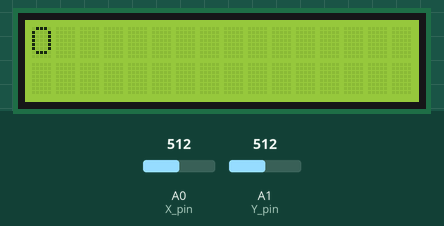
Simulated run of this sketch. Board: Arduino Uno, built with avr-gcc and run on an emulated ATmega328P. On the bench: 16×2 character LCD. Inputs (shaded band) come from the test bench; at power-on: A0 (X_pin) = 512, A1 (Y_pin) = 512.

Above: at 1.2 s.
1.3 s: A0 (X_pin) set to 610
At 2.4 s:
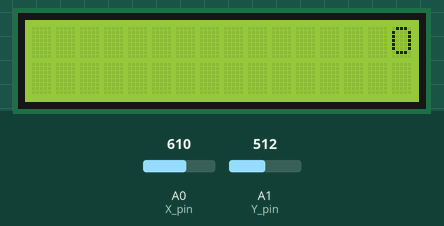
2.8 s: A0 (X_pin) set to 582
5.8 s: A1 (Y_pin) set to 484
At 6.3 s:
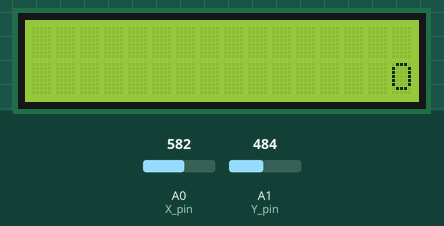
7.3 s: A0 (X_pin) set to 490
At 9.2 s:
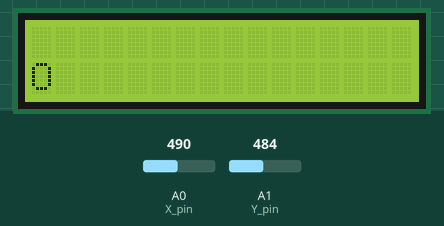
Timing chart, 0 to 9.9 s (numbered marks = the images above; inputs shaded):
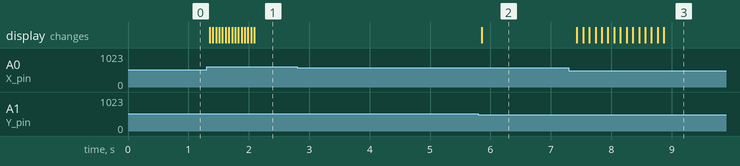

The sketch:

LcdSnake.ino
```cpp
// include the library code:
#include <LiquidCrystal.h>

// initialize the library by associating any needed LCD interface pin
// with the arduino pin number it is connected to
const int rs = 7, en = 6, d4 = 5, d5 = 4, d6 = 3, d7 = 2;
LiquidCrystal lcd(rs, en, d4, d5, d6, d7);

const int SW_pin = 8; // digital pin connected to switch output
const int X_pin = 0; // analog pin connected to X output
const int Y_pin = 1; // analog pin connected to Y output

int i, j;

int randomi, randomj;

void setup() {
  // initialize LCD and set up the number of columns and rows:
  lcd.begin(16, 2);

  pinMode(SW_pin, INPUT);
  digitalWrite(SW_pin, HIGH);

  Serial.begin(9600);

}

void loop() {

  //showCoord();
  MoveHeart();
}

void showCoord(){

  lcd.setCursor(0, 0);
  lcd.print("X-axis: ");
  lcd.print(analogRead(X_pin));
  lcd.write(digitalRead(SW_pin));
  lcd.setCursor(0, 1);
  lcd.print("Y-axis: ");
  lcd.print(analogRead(Y_pin));
  delay(500);
  lcd.clear();
}

void MoveHeart(){

int x = analogRead(X_pin);
int y = analogRead(Y_pin);
int delaytime = 50;

  if(x > 600){
    i++;
    delay(delaytime);
  }else if(x < 500){
    i--;
    delay(delaytime);
  }


  if(y > 600){
    j--;
    delay(delaytime);

  }else if(y < 500){
    j++;
    delay(delaytime);
  }

  if(i < 0){
    i=0;
  }
  if(j < 0){
    j = 0;
  }

  if(i > 15){
    i=15;
  }
  if(j > 1){
    j= 1;
  }

  lcd.clear();
  lcd.setCursor(i, j);
  //Serial.println(i);
  //Serial.println(j);
  lcd.print("O"); // when calling lcd.write() '0' must be cast as a byte
}

void spawnApple(){
  lcd.setCursor(randomi, randomj);
    lcd.print("W");
  if(randomi == i && randomj == j){
  randomi +=1;
  randomj = 0;
    Serial.println("Touched");
  }

}
```

Measured:
- after the input at 1.3 s, the display: first changes after 0.05 s (image 1 shows a later state)
- after the input at 2.8 s, every drawn part: stays the same
- after the input at 5.8 s, the display: changes after 0.05 s (image 2)
- after the input at 7.3 s, the display: first changes after 0.13 s (image 3 shows a later state)
